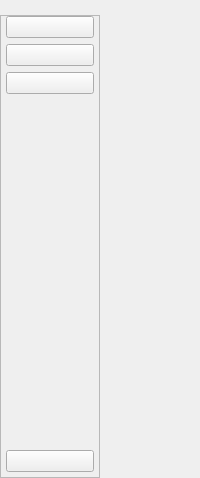
        <widget class="QWidget" name="sideMenu" native="true">
         <layout class="QVBoxLayout" name="verticalLayout_2">
          <property name="spacing">
           <number>0</number>
          </property>
          <property name="leftMargin">
           <number>0</number>
          </property>
          <property name="topMargin">
           <number>15</number>
          </property>
          <property name="rightMargin">
           <number>0</number>
          </property>
          <property name="bottomMargin">
           <number>0</number>
          </property>
          <item>
           <widget class="QFrame" name="frame">
            <property name="minimumSize">
             <size>
              <width>30</width>
              <height>0</height>
             </size>
            </property>
            <property name="maximumSize">
             <size>
              <width>100</width>
              <height>16777215</height>
             </size>
            </property>
            <property name="frameShape">
             <enum>QFrame::StyledPanel</enum>
            </property>
            <property name="frameShadow">
             <enum>QFrame::Raised</enum>
            </property>
            <layout class="QGridLayout" name="gridLayout">
             <property name="leftMargin">
              <number>5</number>
             </property>
             <property name="topMargin">
              <number>0</number>
             </property>
             <property name="rightMargin">
              <number>5</number>
             </property>
             <property name="bottomMargin">
              <number>5</number>
             </property>
             <item row="0" column="0">
              <widget class="QPushButton" name="studentProfileBtn">
               <property name="font">
                <font>
                 <weight>75</weight>
                 <bold>true</bold>
                </font>
               </property>
               <property name="cursor">
                <cursorShape>PointingHandCursor</cursorShape>
               </property>
               <property name="toolTip">
                <string>Student Profile</string>
               </property>
               <property name="text">
                <string/>
               </property>
               <property name="icon">
                <iconset resource="icons.qrc">
                 <normaloff>:/icons/1CON/user-svgrepo-com (5).svg</normaloff>:/icons/1CON/user-svgrepo-com (5).svg</iconset>
               </property>
               <property name="iconSize">
                <size>
                 <width>30</width>
                 <height>30</height>
                </size>
               </property>
              </widget>
             </item>
             <item row="2" column="0">
              <widget class="QPushButton" name="recordsBtn">
               <property name="font">
                <font>
                 <weight>75</weight>
                 <bold>true</bold>
                </font>
               </property>
               <property name="cursor">
                <cursorShape>PointingHandCursor</cursorShape>
               </property>
               <property name="toolTip">
                <string>View Records</string>
               </property>
               <property name="text">
                <string/>
               </property>
               <property name="icon">
                <iconset resource="icons.qrc">
                 <normaloff>:/icons/1CON/magnifier-eye.svg</normaloff>:/icons/1CON/magnifier-eye.svg</iconset>
               </property>
               <property name="iconSize">
                <size>
                 <width>30</width>
                 <height>30</height>
                </size>
               </property>
              </widget>
             </item>
             <item row="1" column="0">
              <widget class="QPushButton" name="takeTestBtn">
               <property name="font">
                <font>
                 <weight>75</weight>
                 <bold>true</bold>
                </font>
               </property>
               <property name="cursor">
                <cursorShape>PointingHandCursor</cursorShape>
               </property>
               <property name="toolTip">
                <string>Take Test</string>
               </property>
               <property name="text">
                <string/>
               </property>
               <property name="icon">
                <iconset resource="icons.qrc">
                 <normaloff>:/icons/1CON/folder-files.svg</normaloff>:/icons/1CON/folder-files.svg</iconset>
               </property>
               <property name="iconSize">
                <size>
                 <width>30</width>
                 <height>30</height>
                </size>
               </property>
              </widget>
             </item>
             <item row="4" column="0">
              <widget class="QPushButton" name="devsBtn">
               <property name="cursor">
                <cursorShape>PointingHandCursor</cursorShape>
               </property>
               <property name="toolTip">
                <string>About us</string>
               </property>
               <property name="text">
                <string/>
               </property>
               <property name="icon">
                <iconset resource="icons.qrc">
                 <normaloff>:/icons/1CON/gears.svg</normaloff>:/icons/1CON/gears.svg</iconset>
               </property>
               <property name="iconSize">
                <size>
                 <width>30</width>
                 <height>30</height>
                </size>
               </property>
              </widget>
             </item>
             <item row="3" column="0">
              <spacer name="verticalSpacer">
               <property name="orientation">
                <enum>Qt::Vertical</enum>
               </property>
               <property name="sizeType">
                <enum>QSizePolicy::Expanding</enum>
               </property>
               <property name="sizeHint" stdset="0">
                <size>
                 <width>20</width>
                 <height>350</height>
                </size>
               </property>
              </spacer>
             </item>
            </layout>
           </widget>
          </item>
         </layout>
        </widget>
